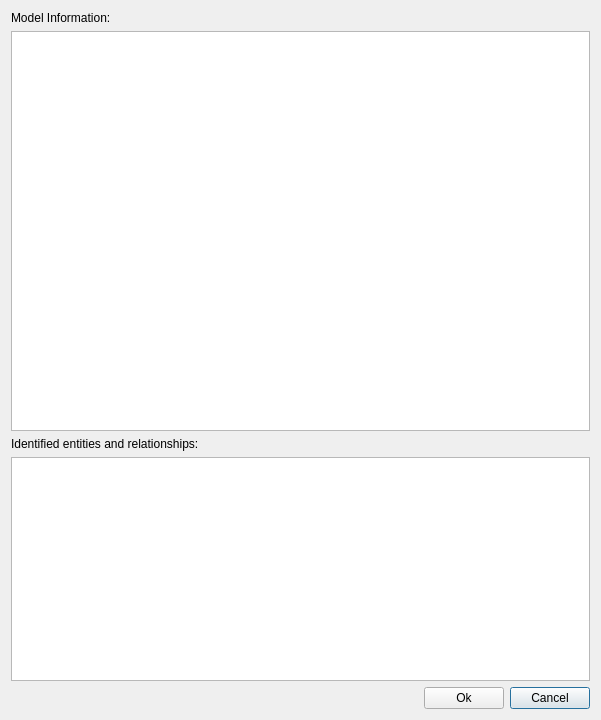
<?xml version="1.0" encoding="UTF-8"?>
<ui version="4.0">
 <class>ParseFmuDialog</class>
 <widget class="QDialog" name="ParseFmuDialog">
  <property name="geometry">
   <rect>
    <x>0</x>
    <y>0</y>
    <width>601</width>
    <height>720</height>
   </rect>
  </property>
  <property name="minimumSize">
   <size>
    <width>500</width>
    <height>600</height>
   </size>
  </property>
  <property name="windowTitle">
   <string>Dialog</string>
  </property>
  <layout class="QGridLayout" name="gridLayout">
   <item row="2" column="0">
    <widget class="QLabel" name="label_2">
     <property name="text">
      <string>Identified entities and relationships:</string>
     </property>
    </widget>
   </item>
   <item row="3" column="0" colspan="3">
    <widget class="QTextEdit" name="text_edit_entities_and_relationships">
     <property name="font">
      <font>
       <family>Cascadia Mono</family>
      </font>
     </property>
     <property name="readOnly">
      <bool>true</bool>
     </property>
    </widget>
   </item>
   <item row="4" column="2">
    <widget class="QPushButton" name="button_cancel">
     <property name="text">
      <string>Cancel</string>
     </property>
    </widget>
   </item>
   <item row="4" column="0">
    <spacer name="horizontalSpacer">
     <property name="orientation">
      <enum>Qt::Horizontal</enum>
     </property>
     <property name="sizeHint" stdset="0">
      <size>
       <width>40</width>
       <height>20</height>
      </size>
     </property>
    </spacer>
   </item>
   <item row="4" column="1">
    <widget class="QPushButton" name="button_ok">
     <property name="text">
      <string>Ok</string>
     </property>
    </widget>
   </item>
   <item row="1" column="0" colspan="3">
    <widget class="QTextEdit" name="text_edit_fmu_info">
     <property name="minimumSize">
      <size>
       <width>0</width>
       <height>400</height>
      </size>
     </property>
     <property name="font">
      <font>
       <family>Cascadia Mono</family>
      </font>
     </property>
     <property name="lineWrapMode">
      <enum>QTextEdit::NoWrap</enum>
     </property>
     <property name="readOnly">
      <bool>true</bool>
     </property>
    </widget>
   </item>
   <item row="0" column="0" colspan="3">
    <widget class="QLabel" name="label">
     <property name="text">
      <string>Model Information:</string>
     </property>
    </widget>
   </item>
  </layout>
 </widget>
 <resources/>
 <connections/>
</ui>
